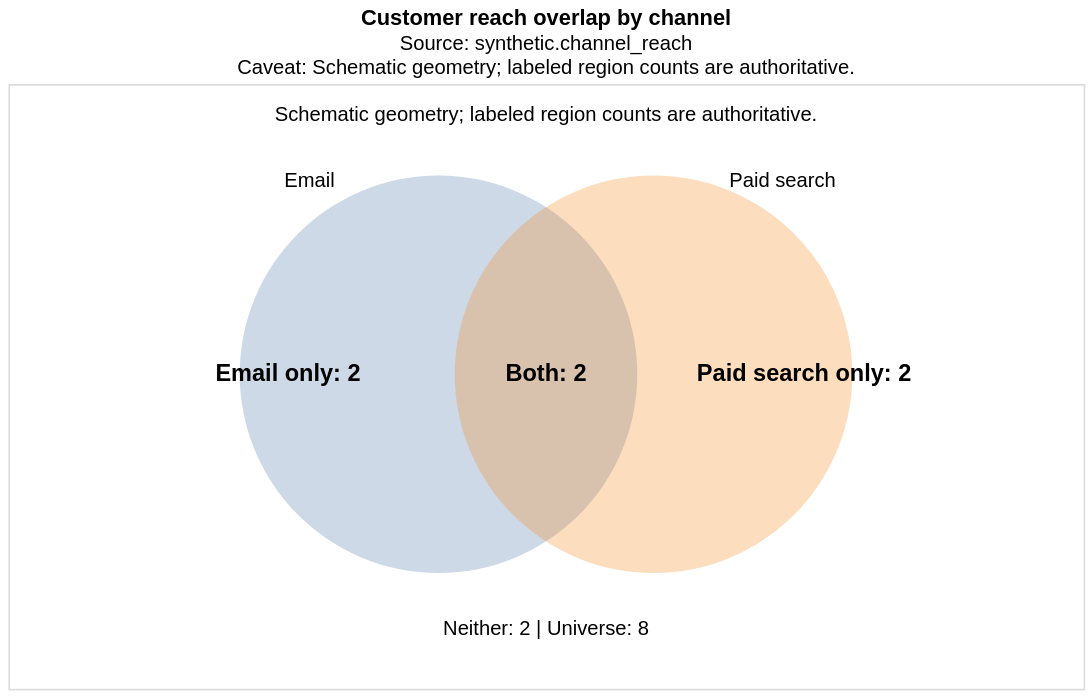

Source (Vega-Lite JSON):
### Vega-Lite specification from a JSON file in a GitHub repository (floating-point values rounded to 4 significant figures)
{"config": {"view": {"continuousWidth": 300, "continuousHeight": 300}}, "layer": [{"data": {"name": "data-27e62c88eefd2bdc46b3b0e02501f245"}, "mark": {"type": "circle", "opacity": 0.28, "strokeWidth": 2}, "encoding": {"color": {"field": "set_label", "legend": null, "type": "nominal"}, "size": {"field": "size", "legend": null, "scale": null, "type": "quantitative"}, "tooltip": [{"field": "set_label", "title": "Set", "type": "nominal"}, {"field": "members", "title": "Members", "type": "quantitative"}], "x": {"axis": null, "field": "x", "scale": {"domain": [0, 100]}, "type": "quantitative"}, "y": {"axis": null, "field": "y", "scale": {"domain": [0, 100]}, "type": "quantitative"}}}, {"data": {"name": "data-25e01b218de9aed12207c69e28666478"}, "mark": {"type": "text", "fontSize": 14, "fontWeight": "bold"}, "encoding": {"text": {"field": "label", "type": "nominal"}, "x": {"axis": null, "field": "x", "scale": {"domain": [0, 100]}, "type": "quantitative"}, "y": {"axis": null, "field": "y", "scale": {"domain": [0, 100]}, "type": "quantitative"}}}, {"data": {"name": "data-074295fb7753d5a8cc7f1a2d6112d1f8"}, "mark": {"type": "text", "fontSize": 12}, "encoding": {"text": {"field": "label", "type": "nominal"}, "x": {"axis": null, "field": "x", "scale": {"domain": [0, 100]}, "type": "quantitative"}, "y": {"axis": null, "field": "y", "scale": {"domain": [0, 100]}, "type": "quantitative"}}}], "height": 360, "title": {"text": "Customer reach overlap by channel", "subtitle": ["Source: synthetic.channel_reach", "Caveat: Schematic geometry; labeled region counts are authoritative."]}, "usermeta": {"chart_contract_intent": "set_membership", "set_membership": {"member": "customer_id", "set_a": "email", "set_b": "paid_search", "set_a_label": "Email", "set_b_label": "Paid search", "area_semantics": "schematic; labeled region counts are authoritative", "region_counts": {"a_only": 2, "overlap": 2, "b_only": 2, "neither": 2, "a_total": 4, "b_total": 4, "total": 8}}, "source": "synthetic.channel_reach", "caveat": "Schematic geometry; labeled region counts are authoritative."}, "width": 640, "$schema": "https://vega.github.io/schema/vega-lite/v6.4.1.json", "datasets": {"data-27e62c88eefd2bdc46b3b0e02501f245": [{"set_key": "a", "set_label": "Email", "x": 40, "y": 52, "size": 56000, "members": 4}, {"set_key": "b", "set_label": "Paid search", "x": 60, "y": 52, "size": 56000, "members": 4}], "data-25e01b218de9aed12207c69e28666478": [{"x": 26, "y": 52, "label": "Email only: 2"}, {"x": 50, "y": 52, "label": "Both: 2"}, {"x": 74, "y": 52, "label": "Paid search only: 2"}], "data-074295fb7753d5a8cc7f1a2d6112d1f8": [{"x": 28, "y": 84, "label": "Email"}, {"x": 72, "y": 84, "label": "Paid search"}, {"x": 50, "y": 10, "label": "Neither: 2 | Universe: 8"}, {"x": 50, "y": 95, "label": "Schematic geometry; labeled region counts are authoritative."}]}}
